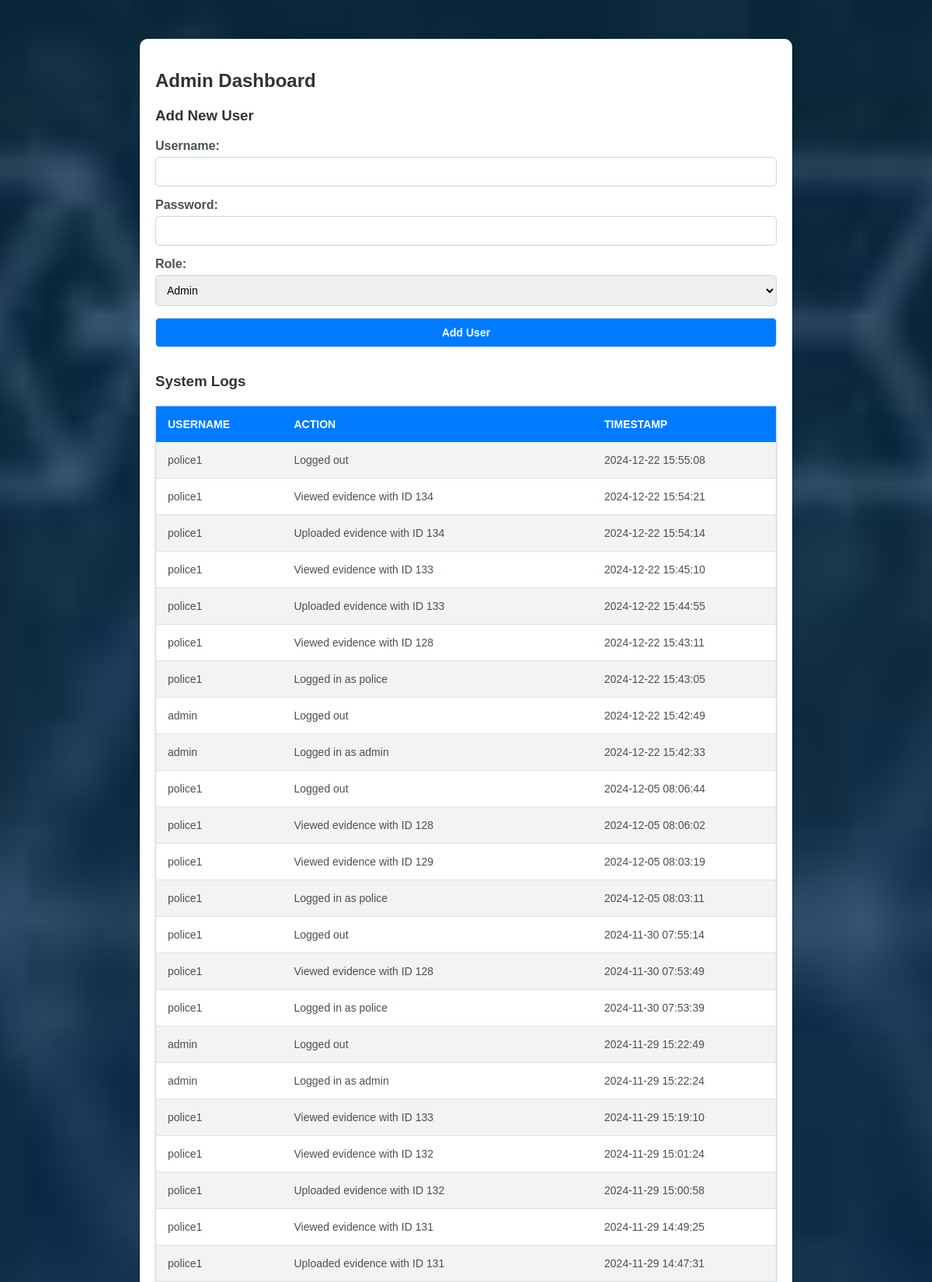
The page /admin_dashboard (signed in, upper part) on the database its author committed.
### tables this page shows
CREATE TABLE logs (
    id INTEGER PRIMARY KEY AUTOINCREMENT,
    username TEXT,
    action TEXT,
    timestamp DATETIME DEFAULT CURRENT_TIMESTAMP
);

### Flask/app.py (the view)
@app.route('/admin_dashboard')
def admin_dashboard():
    if session.get('role') == 'admin':
        logs = fetch_all_logs()
        return render_template('admin_dashboard.html', logs=logs)
    return redirect(url_for('login'))

### Flask/app.py (called while the page is built)
def fetch_all_logs():
    cursor.execute("SELECT * FROM logs ORDER BY timestamp DESC")
    return cursor.fetchall()

### Flask/templates/admin_dashboard.html (shortened to what this page needs)
<!DOCTYPE html>
<html lang="en">
<head>
    <link rel="stylesheet" href="static/style.css">
</head>
<body>
    <div class="container">
        <h2>Admin Dashboard</h2>
        <h3>Add New User</h3>
        <form action="/admin_add_user" method="POST">
            <label for="username">Username:</label>
            <input type="text" id="username" name="username" required>
            <label for="password">Password:</label>
            <input type="password" id="password" name="password" required>
            <label for="role">Role:</label>
            <select name="role" id="role">
                <option value="admin">Admin</option>
            </select>
            <button type="submit">Add User</button>
        </form>
        <h3>System Logs</h3>
        <table>
            <tr>
                <th>Username</th>
                <th>Action</th>
                <th>Timestamp</th>
            </tr>
            {% for log in logs %}
            <tr>
                <td>{{ log[1] }}</td>
                <td>{{ log[2] }}</td>
                <td>{{ log[3] }}</td>
            </tr>
            {% endfor %}
        </table>
    </div>
</body>
</html>

### Flask/static/style.css (style rules this page uses)
body { font-family: Arial, sans-serif; margin: 0; padding: 0; background: url("images/WhatsApp Image 2024-11-30 at 09.14.23_77109b72.jpg") no-repeat center center fixed; background-size: cover; color: #333; }
.container { width: 100%; max-width: 70%; margin: 50px auto; padding: 20px; background-color: white; border-radius: 10px; box-shadow: 0 0 10px rgba(0, 0, 0, 0.1); box-sizing: border-box; }
.container input, .container select, .container button, .container table { width: 100%; max-width: 100%; padding: 10px; font-size: 14px; border-radius: 5px; border: 1px solid #ced4da; margin-bottom: 15px; box-sizing: border-box; }
.container button { background-color: #007bff; color: white; font-weight: bold; cursor: pointer; }
.container label { display: block; margin-bottom: 5px; color: #495057; font-weight: bold; }
.container table { width: 100%; border-collapse: collapse; margin: 20px 0; box-shadow: 0 2px 5px rgba(0, 0, 0, 0.1); }
.container table th, .container table td { text-align: left; padding: 15px; font-size: 14px; }
.container table th { background-color: #007bff; color: white; text-transform: uppercase; font-weight: bold; border: none; }
.container table td { background-color: rgba(255, 255, 255, 0.8); color: #495057; border-bottom: 1px solid #dee2e6; }
.container table tr:nth-child(even) td { background-color: rgba(240, 240, 240, 0.8); }

### rows shown on the page
logs: username "police1", action "Logged out", timestamp "2024-12-22 15:55:08"
logs: username "police1", action "Viewed evidence with ID 134", timestamp "2024-12-22 15:54:21"
logs: username "police1", action "Uploaded evidence with ID 134", timestamp "2024-12-22 15:54:14"
logs: username "police1", action "Viewed evidence with ID 133", timestamp "2024-12-22 15:45:10"
logs: username "police1", action "Uploaded evidence with ID 133", timestamp "2024-12-22 15:44:55"
logs: username "police1", action "Viewed evidence with ID 128", timestamp "2024-12-22 15:43:11"
logs: username "police1", action "Logged in as police", timestamp "2024-12-22 15:43:05"
logs: username "admin", action "Logged out", timestamp "2024-12-22 15:42:49"
logs: username "admin", action "Logged in as admin", timestamp "2024-12-22 15:42:33"
logs: username "police1", action "Logged out", timestamp "2024-12-05 08:06:44"
logs: username "police1", action "Viewed evidence with ID 128", timestamp "2024-12-05 08:06:02"
logs: username "police1", action "Viewed evidence with ID 129", timestamp "2024-12-05 08:03:19"
logs: username "police1", action "Logged in as police", timestamp "2024-12-05 08:03:11"
logs: username "police1", action "Logged out", timestamp "2024-11-30 07:55:14"
logs: username "police1", action "Viewed evidence with ID 128", timestamp "2024-11-30 07:53:49"
logs: username "police1", action "Logged in as police", timestamp "2024-11-30 07:53:39"
logs: username "admin", action "Logged out", timestamp "2024-11-29 15:22:49"
logs: username "admin", action "Logged in as admin", timestamp "2024-11-29 15:22:24"
logs: username "police1", action "Viewed evidence with ID 133", timestamp "2024-11-29 15:19:10"
logs: username "police1", action "Viewed evidence with ID 132", timestamp "2024-11-29 15:01:24"
logs: username "police1", action "Uploaded evidence with ID 132", timestamp "2024-11-29 15:00:58"
logs: username "police1", action "Viewed evidence with ID 131", timestamp "2024-11-29 14:49:25"
logs: username "police1", action "Uploaded evidence with ID 131", timestamp "2024-11-29 14:47:31"
